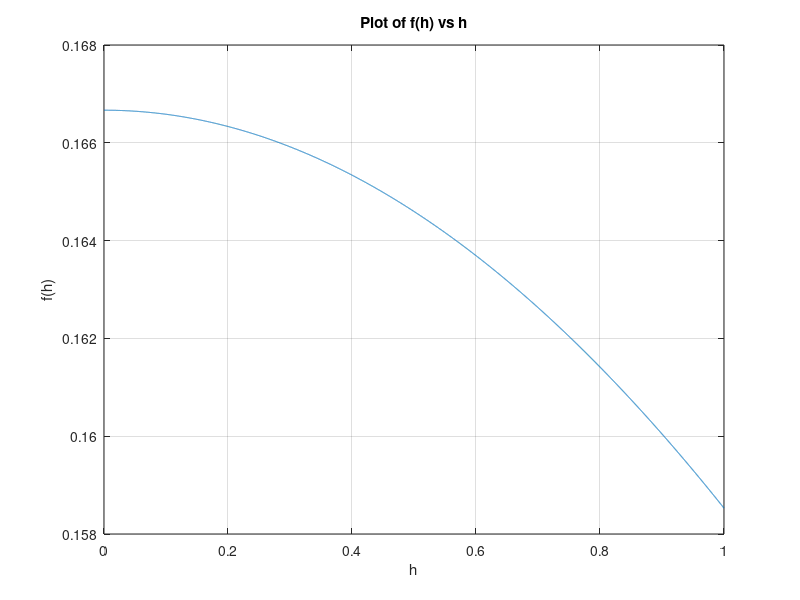
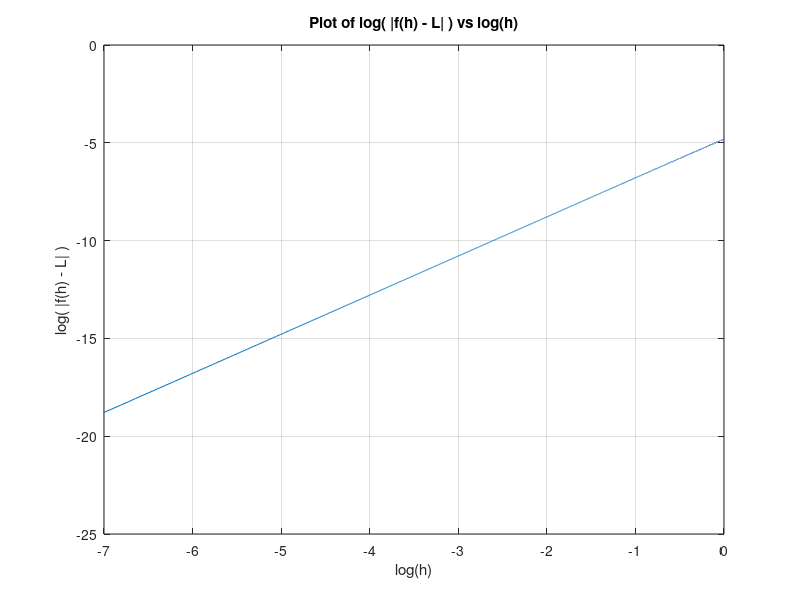

Write MATLAB code to recreate these figures, in order.
% Part (a)

figure;
f = @(h) (h - sin(h)) ./ h.^3;
h = 1:-0.0001:0.0001;
plot(h, f(h));
title('Plot of f(h) vs h');
xlabel('h');
ylabel('f(h)');
grid on;

limit_estimate = f(0.0001);
disp(['Limit of F(h) as h approaches zero: ', num2str(limit_estimate)]);

% Part (b)

L = 1/6;

abs_diff = abs(f(h) - L);

figure;
plot(log(h), log(abs_diff));
xlim([-7,0]);
title('Plot of log( |f(h) - L| ) vs log(h)');
xlabel('log(h)');
ylabel('log( |f(h) - L| )');
grid on;

p = polyfit(log(h), log(abs_diff), 1);
disp(['The value of p = ', num2str(p(1))]);